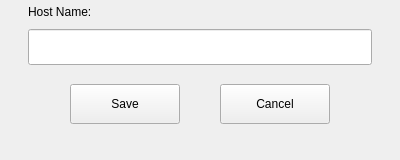
<?xml version="1.0" encoding="UTF-8"?>
<ui version="4.0">
 <class>ChangeHostNameWidget</class>
 <widget class="QWidget" name="ChangeHostNameWidget">
  <property name="geometry">
   <rect>
    <x>0</x>
    <y>0</y>
    <width>400</width>
    <height>160</height>
   </rect>
  </property>
  <property name="sizePolicy">
   <sizepolicy hsizetype="Fixed" vsizetype="Fixed">
    <horstretch>0</horstretch>
    <verstretch>0</verstretch>
   </sizepolicy>
  </property>
  <property name="minimumSize">
   <size>
    <width>400</width>
    <height>160</height>
   </size>
  </property>
  <property name="maximumSize">
   <size>
    <width>400</width>
    <height>160</height>
   </size>
  </property>
  <property name="windowTitle">
   <string>Form</string>
  </property>
  <layout class="QVBoxLayout" name="verticalLayout_2">
   <property name="spacing">
    <number>0</number>
   </property>
   <property name="sizeConstraint">
    <enum>QLayout::SetDefaultConstraint</enum>
   </property>
   <property name="leftMargin">
    <number>4</number>
   </property>
   <property name="topMargin">
    <number>4</number>
   </property>
   <property name="rightMargin">
    <number>4</number>
   </property>
   <property name="bottomMargin">
    <number>4</number>
   </property>
   <item>
    <widget class="KiranColorBlock" name="ClockBlock" native="true">
     <layout class="QVBoxLayout" name="verticalLayout_3">
      <property name="leftMargin">
       <number>24</number>
      </property>
      <property name="topMargin">
       <number>0</number>
      </property>
      <property name="rightMargin">
       <number>24</number>
      </property>
      <property name="bottomMargin">
       <number>20</number>
      </property>
      <item>
       <widget class="QWidget" name="widget_1" native="true">
        <property name="sizePolicy">
         <sizepolicy hsizetype="Preferred" vsizetype="Preferred">
          <horstretch>0</horstretch>
          <verstretch>0</verstretch>
         </sizepolicy>
        </property>
        <layout class="QVBoxLayout" name="verticalLayout">
         <property name="spacing">
          <number>10</number>
         </property>
         <property name="leftMargin">
          <number>0</number>
         </property>
         <property name="topMargin">
          <number>0</number>
         </property>
         <property name="rightMargin">
          <number>0</number>
         </property>
         <property name="bottomMargin">
          <number>0</number>
         </property>
         <item>
          <widget class="QLabel" name="label_text">
           <property name="minimumSize">
            <size>
             <width>0</width>
             <height>15</height>
            </size>
           </property>
           <property name="maximumSize">
            <size>
             <width>16777215</width>
             <height>15</height>
            </size>
           </property>
           <property name="text">
            <string>Host Name:</string>
           </property>
          </widget>
         </item>
         <item>
          <widget class="QLineEdit" name="lineEdit_input_name">
           <property name="sizePolicy">
            <sizepolicy hsizetype="Expanding" vsizetype="Fixed">
             <horstretch>0</horstretch>
             <verstretch>0</verstretch>
            </sizepolicy>
           </property>
           <property name="minimumSize">
            <size>
             <width>0</width>
             <height>36</height>
            </size>
           </property>
           <property name="maximumSize">
            <size>
             <width>16777215</width>
             <height>36</height>
            </size>
           </property>
           <property name="accessibleName">
            <string>EditHostName</string>
           </property>
          </widget>
         </item>
        </layout>
       </widget>
      </item>
      <item>
       <widget class="QWidget" name="widget_2" native="true">
        <layout class="QHBoxLayout" name="horizontalLayout">
         <property name="spacing">
          <number>0</number>
         </property>
         <property name="leftMargin">
          <number>0</number>
         </property>
         <property name="topMargin">
          <number>0</number>
         </property>
         <property name="rightMargin">
          <number>0</number>
         </property>
         <property name="bottomMargin">
          <number>0</number>
         </property>
         <item>
          <spacer name="horizontalSpacer_2">
           <property name="orientation">
            <enum>Qt::Horizontal</enum>
           </property>
           <property name="sizeHint" stdset="0">
            <size>
             <width>40</width>
             <height>20</height>
            </size>
           </property>
          </spacer>
         </item>
         <item>
          <widget class="QPushButton" name="btn_save">
           <property name="minimumSize">
            <size>
             <width>110</width>
             <height>40</height>
            </size>
           </property>
           <property name="maximumSize">
            <size>
             <width>110</width>
             <height>40</height>
            </size>
           </property>
           <property name="accessibleName">
            <string>ButtonSaveHostName</string>
           </property>
           <property name="text">
            <string>Save</string>
           </property>
          </widget>
         </item>
         <item>
          <spacer name="horizontalSpacer">
           <property name="orientation">
            <enum>Qt::Horizontal</enum>
           </property>
           <property name="sizeType">
            <enum>QSizePolicy::Fixed</enum>
           </property>
           <property name="sizeHint" stdset="0">
            <size>
             <width>40</width>
             <height>20</height>
            </size>
           </property>
          </spacer>
         </item>
         <item>
          <widget class="QPushButton" name="btn_cancel">
           <property name="minimumSize">
            <size>
             <width>110</width>
             <height>40</height>
            </size>
           </property>
           <property name="maximumSize">
            <size>
             <width>110</width>
             <height>40</height>
            </size>
           </property>
           <property name="accessibleName">
            <string>ButtonCancelChangeHostName</string>
           </property>
           <property name="text">
            <string>Cancel</string>
           </property>
          </widget>
         </item>
         <item>
          <spacer name="horizontalSpacer_3">
           <property name="orientation">
            <enum>Qt::Horizontal</enum>
           </property>
           <property name="sizeHint" stdset="0">
            <size>
             <width>40</width>
             <height>20</height>
            </size>
           </property>
          </spacer>
         </item>
        </layout>
       </widget>
      </item>
     </layout>
    </widget>
   </item>
  </layout>
 </widget>
 <customwidgets>
  <customwidget>
   <class>KiranColorBlock</class>
   <extends>QWidget</extends>
   <header location="global">kiran-color-block.h</header>
   <container>1</container>
  </customwidget>
 </customwidgets>
 <resources/>
 <connections/>
</ui>
